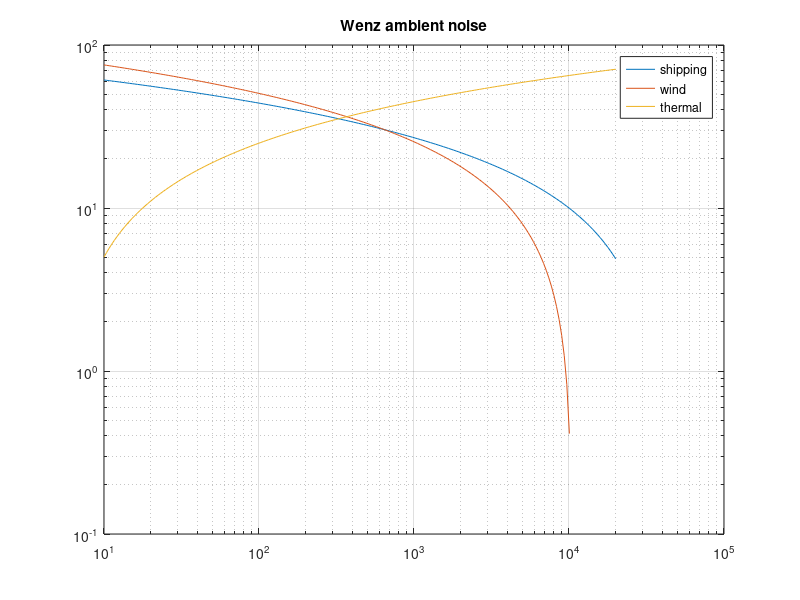

MATLAB code for this plot:
% Шум океана (Венц)
% Судоходство / ветер / термический

fMax = 20000;
fw = logspace(1, log10(fMax), 200);
NLship = 44 - 17*log10(fw/100);
NLwind = 33 - 25*log10(fw/500);
NLth = -15 + 20*log10(fw);
figure;
loglog(fw, NLship, fw, NLwind, fw, NLth);
legend('shipping','wind','thermal');
title('Wenz ambient noise'); grid on;

%{
@play
{
 "title": "Ocean noise (Wenz)",
 "groups": [
  {
   "name": "Range",
   "controls": [
    {
     "var": "fMax",
     "label": "f max Hz",
     "min": 1000,
     "max": 50000,
     "step": 5000,
     "default": 20000
    }
   ]
  }
 ]
}
%}
